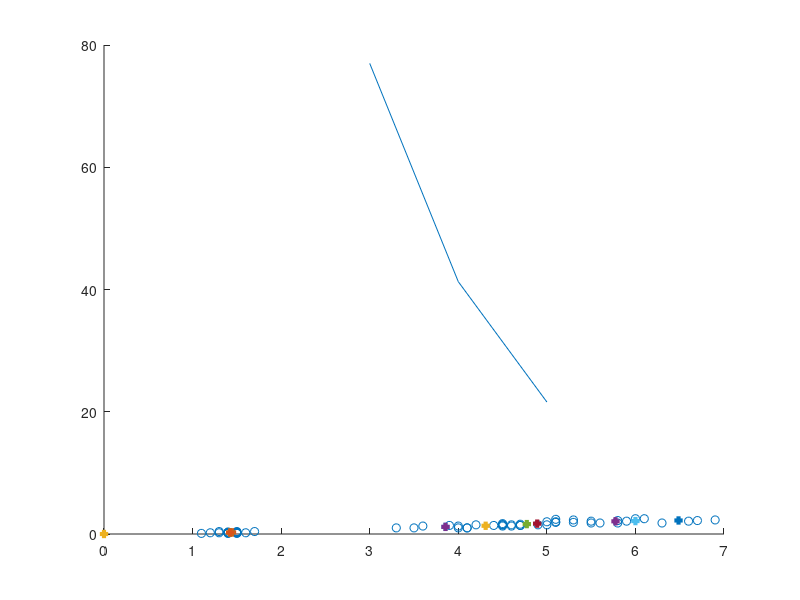

MATLAB code for this plot:
clc 
close all
clear all
feature = zeros(60,2);
feature = importdata('data_k_means.mat');
max_f = max(feature);
max_x = max_f(1);
max_y = max_f(2);
min_f = min(feature);
min_x = min_f(1);
min_y = min_f(2);
diff_y = max_y - min_y;
diff_x = max_x - min_x;
centroid_1 = [diff_x/3,diff_y/3];
centroid_2 = [2*(diff_x/3), 2*(diff_y/3)];
centroid_3 = [3*(diff_x/3), 3*(diff_y/3)];
 x = feature(:,1);
 y = feature(:,2);
x_1 = centroid_1(1);
y_1 = centroid_1(2);
x_2 = centroid_2(1);
y_2 = centroid_2(2);
x_3 = centroid_3(1);
y_3 = centroid_3(2);
 scatter(x,y);hold on
distance_11 = 0;
distance_21 = 0;
distance_31 = 0;
%scatter(x_1,y_1); hold on scatter(x_2,y_2); hold on scatter(x_3,y_3); hold
%on

cluster1 = zeros(20,2);
cluster2 = zeros(20,2);
cluster3 = zeros(20,2);
%dist_cent1 = zeros(60);
j = 1;
p = 1;
q = 1;
center1 = zeros(1,2);
center2 = zeros(1,2);
center3 = zeros(1,2);
%while (center1(1,1) ~= x_1) & (center1(1,2) ~=y_1) & (center2(1,1) ~= x_2)
%& (center2(1,2)~= y_2) & (center3(1,1) ~= x_3) & (center3(1,2)~=y_3) t = 1
for iter = 1:1:100
    
     j = 1;
     p = 1;
     q = 1;
    for i = 1:1:length(feature)
        dist_cen1(i) = sqrt((x_1-x(i))^2+(y_1-y(i))^2);
        dist_cen2(i) = sqrt((x_2-x(i))^2+(y_2-y(i))^2);
        dist_cen3(i) = sqrt((x_3-x(i))^2+(y_3-y(i))^2);
        if dist_cen1(i) < dist_cen2 & dist_cen1(i) < dist_cen3(i) 
         
            cluster1(j,1) = x(i);
            cluster1(j,2) = y(i);
            j= j+1;
        elseif dist_cen2(i) < dist_cen1(i) & dist_cen2(i)< dist_cen3(i)
             cluster2(q,1) = x(i);
             cluster2(q,2) = y(i);
             q= q+1;
        elseif dist_cen3(i) < dist_cen1(i) & dist_cen3(i) < dist_cen2(i)
             cluster3(p,1) = x(i);
             cluster3(p,2) = y(i);
            p= p+1;
         
        end
    end

center1 = mean(cluster1);
center2 = mean(cluster2);
center3 = mean(cluster3);
if (center1(1,1) == x_1) & (center1(1,2) ==y_1) & (center2(1,1) == x_2) & (center2(1,2)~= y_2) & (center3(1,1) == x_3) & (center3(1,2)==y_3)
    break;
else
    x_1 = center1(1);
    y_1 = center1(2);
    x_2 = center2(1);
    y_2 = center2(2);
    x_3 = center3(1);
    y_3 = center3(2);
end
%t=t+1
end
scatter(x_1,y_1,'+','linewidth',3); hold on
scatter(x_2,y_2,'+','linewidth',3); hold on
scatter(x_3,y_3,'+','linewidth',3); hold on
for i = 1:1:length(cluster1)
 distance_11 =distance_11+ sqrt((cluster1(i,1)-x_1)^2 + (cluster1(i,2)-y_1)^2);

end 
for j = 1:1:length(cluster2)
 distance_21 =distance_21+ sqrt((cluster2(j,1)-x_1)^2 + (cluster2(j,2)-y_2)^2);

end 
for z = 1:1:length(cluster3)
 distance_31 =distance_31+ sqrt((cluster3(z,1)-x_3)^2 + (cluster3(z,2)-y_3)^2);

end 
distance_c3 = distance_11+distance_21+distance_31;
%------cluster4-------------------------------

centroid_1 = [diff_x/4,diff_y/4];
centroid_2 = [2*(diff_x/4), 2*(diff_y/4)];
centroid_3 = [3*(diff_x/4), 3*(diff_y/4)];
centroid_4 = [4*(diff_x/4), 4*(diff_y/4)];

x = feature(:,1);
y = feature(:,2);
x_1 = centroid_1(1);
y_1 = centroid_1(2);
x_2 = centroid_2(1);
y_2 = centroid_2(2);
x_3 = centroid_3(1);
y_3 = centroid_3(2);
x_4 = centroid_4(1);
y_4 = centroid_4(2);
%scatter(x_1,y_1); hold on scatter(x_2,y_2); hold on scatter(x_3,y_3); hold
%on scatter(x_4,y_4);hold on
cluster1 = zeros(20,2);
cluster2 = zeros(3,2);
cluster3 = zeros(20,2);
cluster4  = zeros(15,2);

center1 = zeros(1,2);
center2 = zeros(1,2);
center3 = zeros(1,2);
center4 = zeros(1,2);
distance_1 = 0;
distance_2 = 0;
distance_3 = 0;
distance_4 = 0;
for iter = 1:1:100
    
     j = 1;
     p = 1;
     q = 1;
     r = 1;
     t =1;
    for i = 1:1:length(feature)
        dist_cen1(i) = sqrt((x_1-x(i))^2+(y_1-y(i))^2);
        dist_cen2(i) = sqrt((x_2-x(i))^2+(y_2-y(i))^2);
        dist_cen3(i) = sqrt((x_3-x(i))^2+(y_3-y(i))^2);
        dist_cen4(i) = sqrt((x_4-x(i))^2+(y_4-y(i))^2);
        if dist_cen1(i) < dist_cen2(i) & dist_cen1(i) < dist_cen3(i) & dist_cen1(i) < dist_cen4(i)
         
            cluster1(j,1) = x(i);
            cluster1(j,2) = y(i);
            j= j+1;
        elseif dist_cen2(i) < dist_cen1(i) & dist_cen2(i)< dist_cen3(i)& dist_cen2(i) < dist_cen4(i)
             cluster2(q,1) = x(i);
             cluster2(q,2) = y(i);
             q= q+1;
        elseif dist_cen3(i) < dist_cen1(i) & dist_cen3(i) < dist_cen2(i)& dist_cen3(i) < dist_cen4(i)
             cluster3(p,1) = x(i);
             cluster3(p,2) = y(i);
            p= p+1;
        elseif dist_cen4(i) < dist_cen1(i) & dist_cen4(i) < dist_cen2(i) & dist_cen4(i) < dist_cen3(i)
             cluster4(r,1) = x(i);
             cluster4(r,2) = y(i);
             r= r+1;
        end
    end

center1 = mean(cluster1);
center2 = mean(cluster2);
center3 = mean(cluster3);
center4 = mean(cluster4);
if (center1(1,1) == x_1) & (center1(1,2) ==y_1) & (center2(1,1) == x_2) & (center2(1,2)~= y_2) & (center3(1,1) == x_3) & (center3(1,2)==y_3)(center4(1,1) == x_4) & (center4(1,2)==y_4)
    break;
else
    x_1 = center1(1);
    y_1 = center1(2);
    x_2 = center2(1);
    y_2 = center2(2);
    x_3 = center3(1);
    y_3 = center3(2);
    x_4 = center4(1);
    y_4 = center4(2);
end
t=t+1
end
%scatter(r,d);
scatter(x_1,y_1,'+','linewidth',3); hold on
scatter(x_2,y_2,'+','linewidth',3); hold on
scatter(x_3,y_3,'+','linewidth',3); hold on
scatter(x_4,y_4,'+','linewidth',3); hold on
for i = 1:1:length(cluster1)
 distance_1 =distance_1+ sqrt((cluster1(i,1)-x_1)^2 + (cluster1(i,2)-y_1)^2);

end 
for j = 1:1:length(cluster2)
 distance_2 =distance_2+ sqrt((cluster2(j,1)-x_1)^2 + (cluster2(j,2)-y_2)^2);

end 
for z = 1:1:length(cluster3)
 distance_3 =distance_3+ sqrt((cluster3(z,1)-x_3)^2 + (cluster3(z,2)-y_3)^2);

end 
for x = 1:1:length(cluster4)
 distance_4 =distance_4+ sqrt((cluster4(x,1)-x_4)^2 + (cluster4(x,2)-y_4)^2);

end 
distance_c4 = distance_1+distance_2+distance_3+distance_4;

%cluster6------------------------------------------


centroid_1 = [diff_x/5,diff_y/5];
centroid_2 = [2*(diff_x/5), 2*(diff_y/5)];
centroid_3 = [3*(diff_x/5), 3*(diff_y/5)];
centroid_4 = [4*(diff_x/5), 4*(diff_y/5)];
centroid_5 = [5*(diff_x/5), 5*(diff_y/5)];
centroid_6 = [6*(diff_x/6), 6*(diff_y/6)];

x = feature(:,1);
y = feature(:,2);
x_1 = centroid_1(1);
y_1 = centroid_1(2);
x_2 = centroid_2(1);
y_2 = centroid_2(2);
x_3 = centroid_3(1);
y_3 = centroid_3(2);
x_4 = centroid_4(1);
y_4 = centroid_4(2);
x_5 = centroid_5(1);
y_5 = centroid_5(2);
%x_6 = centroid_6(1);
%y_6 = centroid_6(2);
%scatter(x_1,y_1); hold on
%scatter(x_2,y_2); hold on 
%scatter(x_3,y_3); hold on
%scatter(x_4,y_4); hold on
%scatter(x_5,y_5); hold on
%scatter(x_6,y_6); hold on
%scatter(x_1,y_1); hold on scatter(x_2,y_2); hold on scatter(x_3,y_3); hold
%on scatter(x_4,y_4);hold on
cluster1 = zeros(2,2);
cluster2 = zeros(2,2);
cluster3 = zeros(2,2);
cluster4  = zeros(2,2);
cluster5 = zeros(2,2);
%cluster6  = zeros(2,2);
center1 = zeros(1,2);
center2 = zeros(1,2);
center3 = zeros(1,2);
center4 = zeros(1,2);
center5 = zeros(1,2);
%center6 = zeros(1,2);

distance_1 = 0;
distance_2 = 0;
distance_3 = 0;
distance_4 = 0;
distance_5 = 0;
%distance_6 = 0;
for iter = 1:1:100
    
     j = 1;
     p = 1;
     q = 1;
     r = 1;
     t = 1;
     u = 1;
     %w = 1;
     matrix_f = zeros(5,1);
    for i = 1:1:length(feature)
        dist_cen1(i) = sqrt((x_1-x(i))^2+(y_1-y(i))^2);
        dist_cen2(i) = sqrt((x_2-x(i))^2+(y_2-y(i))^2);
        dist_cen3(i) = sqrt((x_3-x(i))^2+(y_3-y(i))^2);
        dist_cen4(i) = sqrt((x_4-x(i))^2+(y_4-y(i))^2);
        dist_cen5(i) = sqrt((x_5-x(i))^2+(y_5-y(i))^2);
      %  dist_cen6(i) = sqrt((x_6-x(i))^2+(y_6-y(i))^2);
        matrix_f(1,1) = dist_cen1(i);
        matrix_f(2,1) = dist_cen2(i);
        matrix_f(3,1) = dist_cen3(i);
        matrix_f(4,1) = dist_cen4(i);
        matrix_f(5,1) = dist_cen5(i);
       % matrix_f(6,1) = dist_cen6(i);
        %if dist_cen1(i) < dist_cen2(i) & dist_cen1(i) < dist_cen3(i) & dist_cen1(i) < dist_cen4(i) &dist_cen1(i) < dist_cen5(i)&dist_cen1(i) < dist_cen6(i)
         if dist_cen1(i) == min(matrix_f)
            cluster1(j,1) = x(i);
            cluster1(j,2) = y(i);
            j= j+1;
        elseif dist_cen2(i) == min(matrix_f)%dist_cen2(i) < dist_cen1(i) & dist_cen2(i)< dist_cen3(i)& dist_cen2(i) < dist_cen4(i)&dist_cen2(i) < dist_cen5(i)&dist_cen2(i) < dist_cen6(i)
             cluster2(q,1) = x(i);
             cluster2(q,2) = y(i);
             q= q+1;
        elseif dist_cen3(i) == min(matrix_f)%dist_cen3(i) < dist_cen1(i) & dist_cen3(i) < dist_cen2(i)& dist_cen3(i) < dist_cen4(i)&dist_cen3(i) < dist_cen5(i)&dist_cen3(i) < dist_cen6(i)
             cluster3(p,1) = x(i);
             cluster3(p,2) = y(i);
            p= p+1;
        elseif dist_cen4(i) == min(matrix_f)%dist_cen4(i) < dist_cen1(i) & dist_cen4(i) < dist_cen2(i) & dist_cen4(i) < dist_cen3(i)&dist_cen4(i) < dist_cen5(i)&dist_cen4(i) < dist_cen6(i)
             cluster4(r,1) = x(i);
             cluster4(r,2) = y(i);
             r= r+1;
        elseif dist_cen5(i) == min(matrix_f)%dist_cen5(i) < dist_cen1(i) & dist_cen5(i) < dist_cen2(i) & dist_cen5(i) < dist_cen3(i)&dist_cen5(i) < dist_cen4(i)&dist_cen5(i) < dist_cen6(i)
             cluster5(u,1) = x(i);
             cluster5(u,2) = y(i);
             u= u+1;
        %elseif dist_cen6(i) == min(matrix_f)%dist_cen6(i) < dist_cen1(i) & dist_cen6(i) < dist_cen2(i) & dist_cen6(i) < dist_cen3(i)&dist_cen6(i) < dist_cen4(i)&dist_cen6(i) < dist_cen5(i)
         %    cluster5(w,1) = x(i);
          %   cluster5(w,2) = y(i);
           %  w= w+1;
        end
    end

center1 = mean(cluster1);
center2 = mean(cluster2);
center3 = mean(cluster3);
center4 = mean(cluster4);
center5 = mean(cluster5);
%center6 = mean(cluster6);
if (center1(1,1) == x_1) & (center1(1,2) ==y_1) & (center2(1,1) == x_2) & (center2(1,2)~= y_2) & (center3(1,1) == x_3) & (center3(1,2)==y_3)&(center4(1,1) == x_4) & (center4(1,2)==y_4)&(center5(1,1) == x_5) & (center5(1,2)==y_5)%&(center6(1,1) == x_6) & (center6(1,2)==y_6)
    break;
else
    x_1 = center1(1);
    y_1 = center1(2);
    x_2 = center2(1);
    y_2 = center2(2);
    x_3 = center3(1);
    y_3 = center3(2);
    x_4 = center4(1);
    y_4 = center4(2);
    x_5 = center5(1);
    y_5 = center5(2);
   % x_6 = center6(1);
   % y_6 = center6(2);
end
%t=t+1
end
%scatter(r,d);
scatter(x_1,y_1,'+','linewidth',3); hold on
scatter(x_2,y_2,'+','linewidth',3); hold on
scatter(x_3,y_3,'+','linewidth',3); hold on
scatter(x_4,y_4,'+','linewidth',3); hold on
scatter(x_5,y_5,'+','linewidth',3); hold on
%scatter(x_6,y_6,'+','linewidth',3); hold on
for i = 1:1:length(cluster1)
 distance_1 =distance_1+ sqrt((cluster1(i,1)-x_1)^2 + (cluster1(i,2)-y_1)^2);

end 
for j = 1:1:length(cluster2)
 distance_2 =distance_2+ sqrt((cluster2(j,1)-x_1)^2 + (cluster2(j,2)-y_2)^2);

end 
for z = 1:1:length(cluster3)
 distance_3 =distance_3+ sqrt((cluster3(z,1)-x_3)^2 + (cluster3(z,2)-y_3)^2);

end 
for x = 1:1:length(cluster4)
 distance_4 =distance_4+ sqrt((cluster4(x,1)-x_4)^2 + (cluster4(x,2)-y_4)^2);

end 
for x = 1:1:length(cluster5)
 distance_5 =distance_5+ sqrt((cluster5(x,1)-x_5)^2 + (cluster5(x,2)-y_5)^2);

end 
%for x = 1:1:length(cluster6)
 %distance_6 =distance_6+ sqrt((cluster4(x,1)-x_6)^2 + (cluster4(x,2)-y_6)^2);

%end 
distance_c5 = distance_1+distance_2+distance_3+distance_4+distance_5;%+distance_6;
distance = zeros(3,1);
distance(1,1) = distance_c3;
distance(2,1) = distance_c4;
distance(3,1) = distance_c5;
iter = [3,4,5];
plot(iter,distance);

